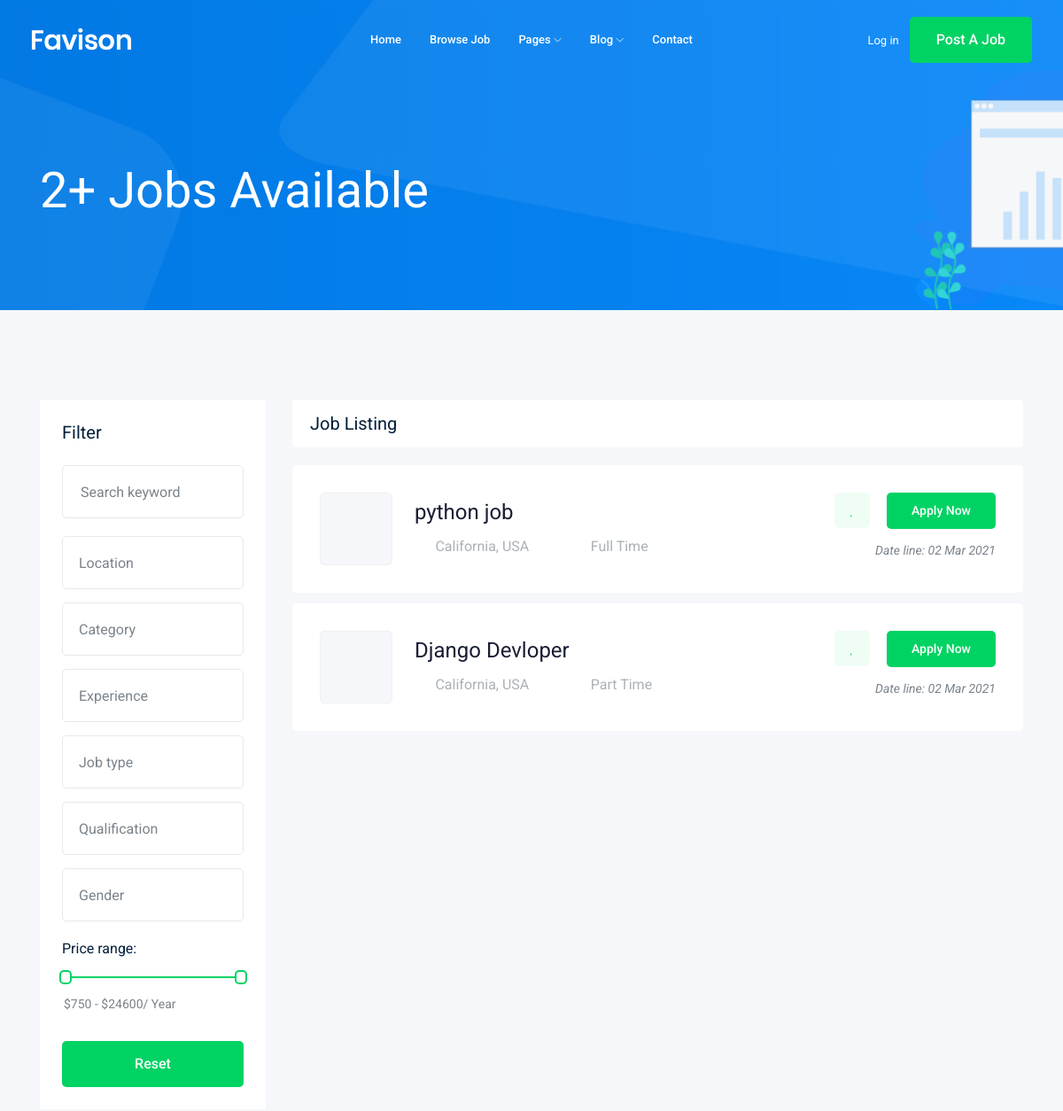
The app's page /jobs/ (upper part), older data.
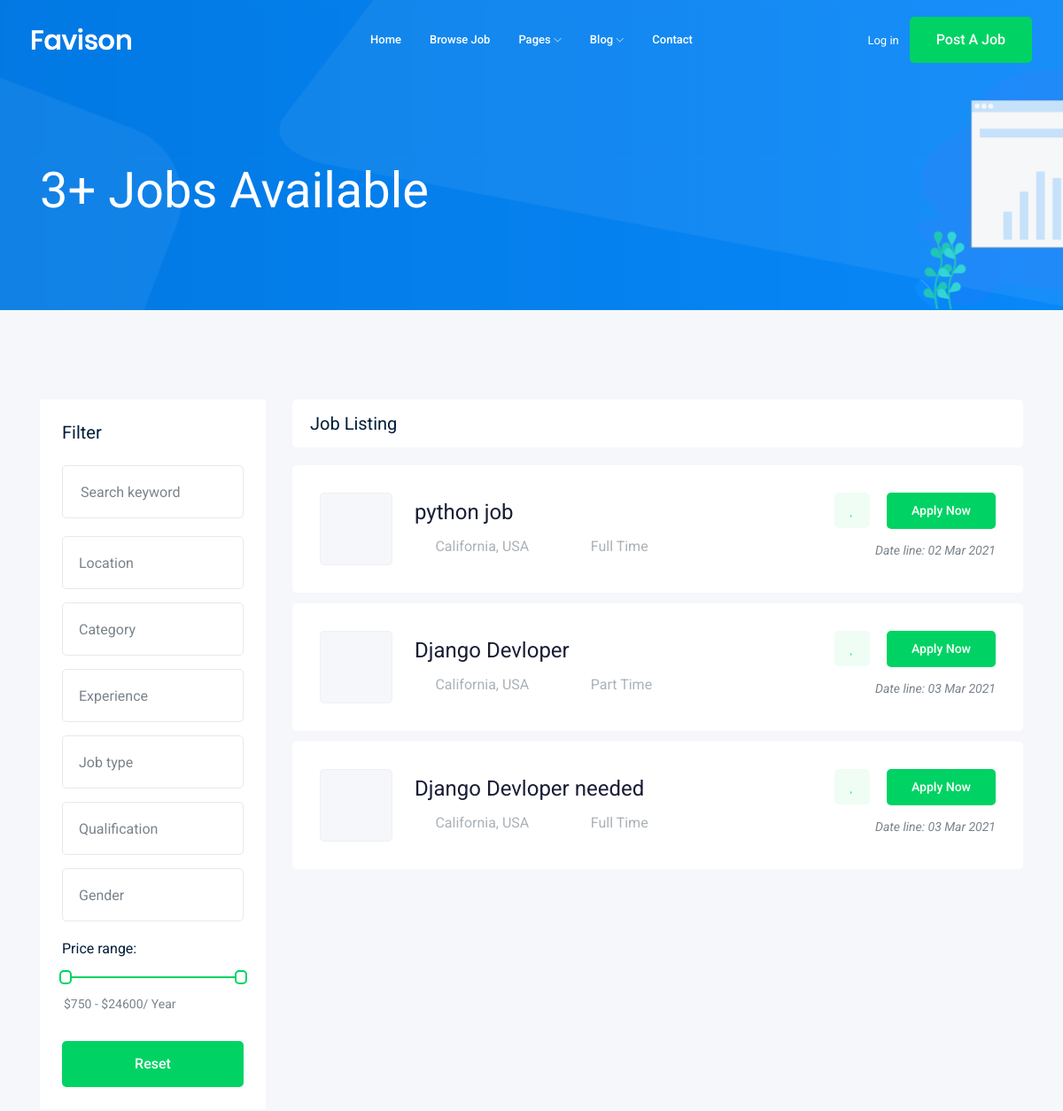
The same page, newer data.
### job/models.py (models this page shows, shortened)
class Job(models.Model):
    owner = models.ForeignKey(User, verbose_name="job_owner", on_delete=models.CASCADE)
    title = models.CharField(max_length = 100)
    job_type = models.CharField(max_length = 15 , choices=JOB_TYPE)
    Description = models.TextField(max_length = 1000)
    published_at = models.DateTimeField( auto_now=True, auto_now_add=False)
    Vacancy =  models.IntegerField(default=1)
    salary = models.IntegerField(default=0)
    experience = models.IntegerField(default=1)
    category = models.ForeignKey('Category',on_delete=models.CASCADE)
    image = models.ImageField(upload_to=image_upload)
    slug = models.SlugField(blank=True, null=True)

### job/views.py (the view)
# urls.py: path('',views.job_list,name='job_list'),
def job_list(request):
    job_list = Job.objects.all()
    paginator = Paginator(job_list, 5) # Show 25 contacts per page.
    page_number = request.GET.get('page')
    page_obj = paginator.get_page(page_number)
    context = {
        'jobs': page_obj
    }
    return render(request, 'job/jobs.html',context)

### job/templates/job/jobs.html (shortened to what this page needs)
{% extends 'base.html' %}
{% block body %}
    <div class="bradcam_area bradcam_bg_1">
        <div class="container">
            <div class="row">
                <div class="col-xl-12">
                    <div class="bradcam_text">
                        <h3>{{jobs | length}}+ Jobs Available</h3>
                    </div>
                </div>
            </div>
        </div>
    </div>
    <div class="job_listing_area plus_padding">
        <div class="container">
            <div class="row">
                <div class="col-lg-3">
                    <div class="job_filter white-bg">
                        <div class="form_inner white-bg">
                            <h3>Filter</h3>
                            <form action="#">
                                <div class="row">
                                    <div class="col-lg-12">
                                        <div class="single_field">
                                            <input type="text" placeholder="Search keyword">
                                        </div>
                                    </div>
                                    <div class="col-lg-12">
                                    </div>
                                    <div class="col-lg-12">
                                    </div>
                                    <div class="col-lg-12">
                                    </div>
                                    <div class="col-lg-12">
                                    </div>
                                    <div class="col-lg-12">
                                    </div>
                                    <div class="col-lg-12">
                                    </div>
                                </div>
                            </form>
                        </div>
                        <div class="range_wrap">
                            <label for="amount">Price range:</label>
                            <div id="slider-range"></div>
                            <p>
                                <input type="text" id="amount" readonly style="border:0; color:#7A838B; font-size: 14px; font-weight:400;">
                            </p>
                        </div>
                        <div class="reset_btn">
                            <button  class="boxed-btn3 w-100" type="submit">Reset</button>
                        </div>
                    </div>
                </div>
                <div class="col-lg-9">
                    <div class="recent_joblist_wrap">
                        <div class="recent_joblist white-bg ">
                            <div class="row align-items-center">
                                <div class="col-md-6">
                                    <h4>Job Listing</h4>
                                </div>
                            </div>
                        </div>
                    </div>
                    <div class="job_lists m-0">
                        <div class="row">
                            {% for job in jobs %}
                            <div class="col-lg-12 col-md-12">
                                <div class="single_jobs white-bg d-flex justify-content-between">
                                    <div class="jobs_left d-flex align-items-center">
                                        <div class="thumb">
                                        </div>
                                        <div class="jobs_conetent">
                                            <a href="{% url 'jobs:job_detail' job.slug %}"><h4>{{job.title}}</h4></a>
                                            <div class="links_locat d-flex align-items-center">
                                                <div class="location">
                                                    <p> <i class="fa fa-map-marker"></i> California, USA</p>
                                                </div>
                                                <div class="location">
                                                    <p> <i class="fa fa-clock-o"></i>{{job.job_type}}</p>
                                                </div>
                                            </div>
                                        </div>
                                    </div>
                                    <div class="jobs_right">
                                        <div class="apply_now">
                                            <a class="heart_mark" href="#"> <i class="fa fa-heart"></i> </a>
                                            <a href="{% url 'jobs:job_detail' job.slug %}" class="boxed-btn3">Apply Now</a>
                                        </div>
                                        <div class="date">
                                            <p>Date line: {{job.published_at|date:'d M o'}}</p>
                                        </div>
                                    </div>
                                </div>
                            </div>
                            {% endfor %}
                        </div>
                    </div>
                </div>
            </div>
        </div>
    </div>
    {% endblock body %}

### templates/base.html (shortened to what this page needs)
{% load static %}
<!doctype html>
<html class="no-js" lang="zxx">
<head>
    <link rel="stylesheet" href="{% static 'css/bootstrap.min.css'%}">
    <link rel="stylesheet" href="{% static 'css/owl.carousel.min.css'%}">
    <link rel="stylesheet" href="{% static 'css/magnific-popup.css'%}">
    <link rel="stylesheet" href="{% static 'css/font-awesome.min.css'%}">
    <link rel="stylesheet" href="{% static 'css/themify-icons.css'%}">
    <link rel="stylesheet" href="{% static 'css/nice-select.css'%}">
    <link rel="stylesheet" href="{% static 'css/flaticon.css'%}">
    <link rel="stylesheet" href="{% static 'css/jquery-ui.css'%}">
    <link rel="stylesheet" href="{% static 'css/gijgo.css'%}">
    <link rel="stylesheet" href="{% static 'css/animate.min.css'%}">
    <link rel="stylesheet" href="{% static 'css/slicknav.css'%}">
    <link rel="stylesheet" href="{% static 'css/style.css'%}">
</head>
<body>
    <header>
        <div class="header-area ">
            <div id="sticky-header" class="main-header-area">
                <div class="container-fluid ">
                    <div class="header_bottom_border">
                        <div class="row align-items-center">
                            <div class="col-xl-3 col-lg-2">
                                <div class="logo">
                                    <a href="index.html">
                                        <img src="img/logo.png" alt="">
                                    </a>
                                </div>
                            </div>
                            <div class="col-xl-6 col-lg-7">
                                <div class="main-menu  d-none d-lg-block">
                                    <nav>
                                        <ul id="navigation">
                                            <li><a href="index.html">home</a></li>
                                            <li><a href="jobs.html">Browse Job</a></li>
                                            <li><a href="#">pages <i class="ti-angle-down"></i></a>
                                            </li>
                                            <li><a href="#">blog <i class="ti-angle-down"></i></a>
                                            </li>
                                            <li><a href="contact.html">Contact</a></li>
                                        </ul>
                                    </nav>
                                </div>
                            </div>
                            <div class="col-xl-3 col-lg-3 d-none d-lg-block">
                                <div class="Appointment">
                                    <div class="phone_num d-none d-xl-block">
                                        <a href="#">Log in</a>
                                    </div>
                                    <div class="d-none d-lg-block">
                                        <a class="boxed-btn3" href="#">Post a Job</a>
                                    </div>
                                </div>
                            </div>
                            <div class="col-12">
                            </div>
                        </div>
                    </div>
                </div>
            </div>
        </div>
    </header>
{% block body %}
{% endblock body %}
</body>
</html>

Row changes from the older to the newer data that the page shows:
changed Job "Django Devloper": published_at "02 Mar 2021" → "03 Mar 2021"
added Job: title "Django Devloper needed", job_type "Full Time", published_at "03 Mar 2021"
Text that changed along with them:
{{ jobs | length }}: "2" → "3"
